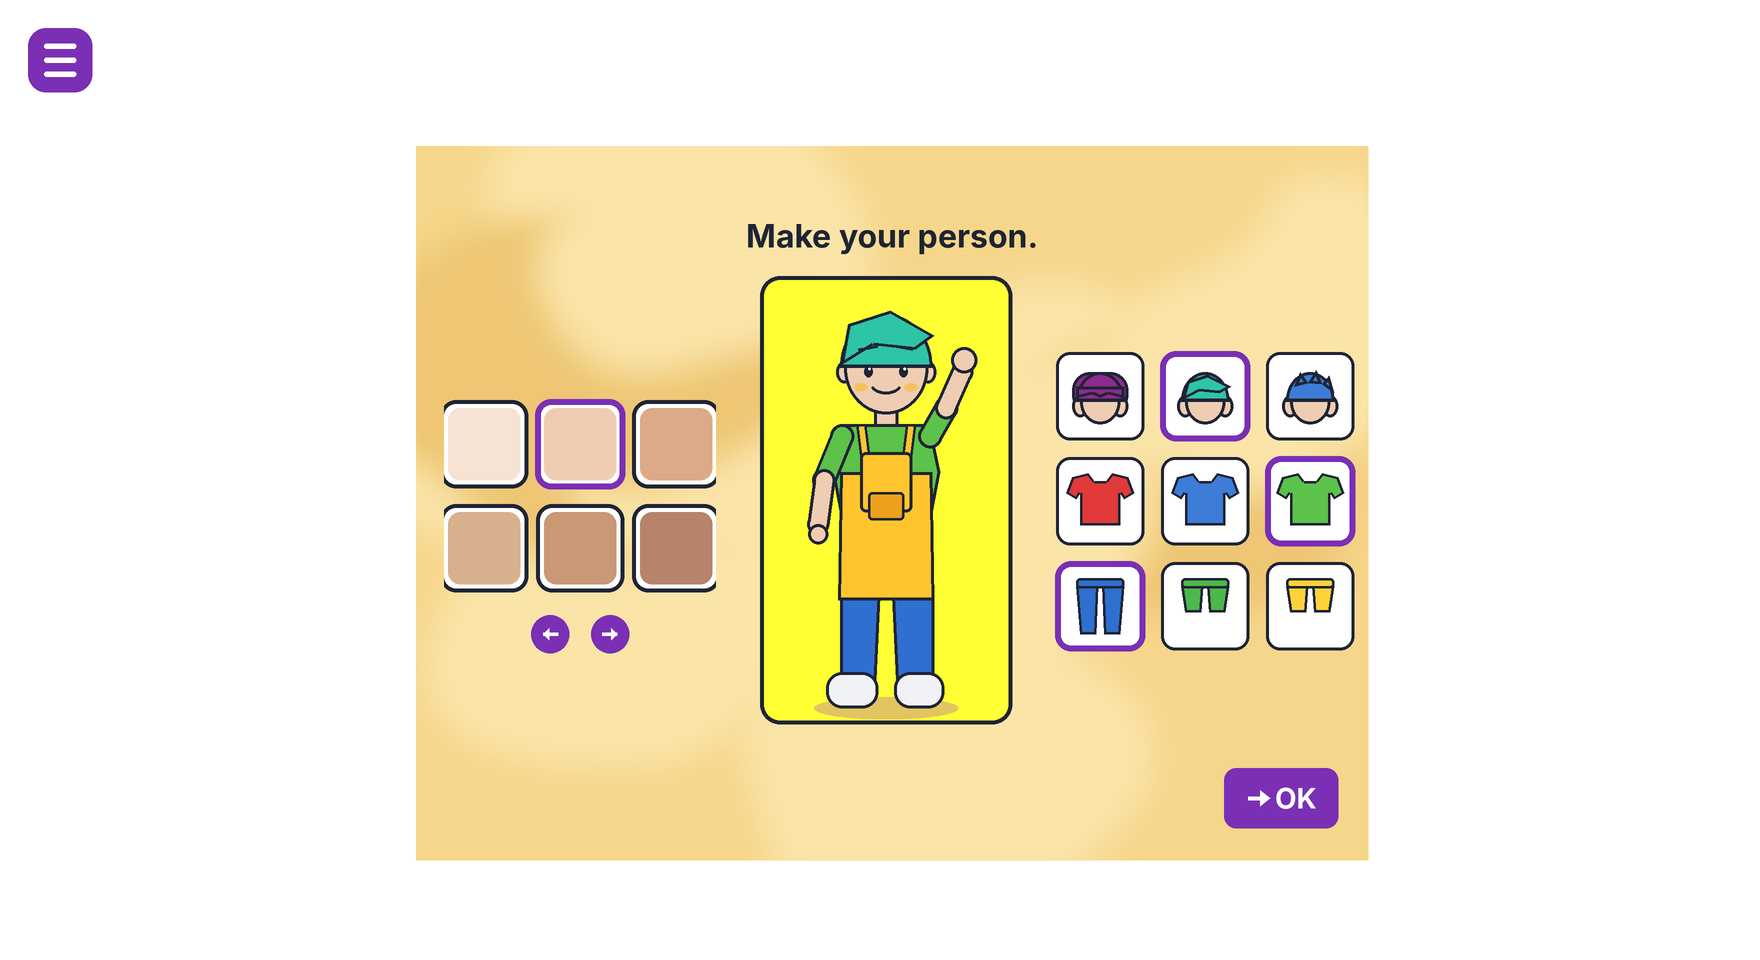

This figure's Python source:
"""Procedurally draws a character-creator screen ("Make your person.").

Everything is generated in code: the blob background, the skin / hair /
clothing palettes, the cartoon figure and the option icons. Without
--seed the reference look is used; with --seed the background and the
figure's appearance are randomised from that seed.

    python3 character_creator.py
    python3 character_creator.py --seed 42 --out variant.png
"""
import argparse
import math
import os
import random
from functools import lru_cache

from PIL import Image, ImageChops, ImageDraw, ImageFilter, ImageFont

BASE_W, BASE_H = 880, 480  # layout units of the reference screen
K = 4                      # supersampling factor for smooth edges
DEFAULT_SEED = 7

INK = (30, 36, 52)
WHITE = (255, 255, 255)
PURPLE = (122, 47, 181)
PANEL = (246, 214, 138)
PANEL_LIGHT = (250, 228, 168)
PANEL_DARK = (238, 198, 116)
CARD_YELLOW = (255, 255, 52)
SHOE = (240, 242, 246)
OVERALL = (255, 196, 46)
OVERALL_DARK = (236, 160, 28)

SKIN_TONES = [
    (246, 227, 211), (239, 205, 178), (221, 170, 135),
    (217, 176, 142), (201, 152, 116), (181, 132, 106),
]
HAIR_OPTIONS = [  # (colour, style)
    ((142, 42, 143), "bob"),
    ((46, 196, 166), "swoop"),
    ((61, 125, 216), "short"),
]
SHIRTS = [(226, 58, 58), (61, 125, 216), (92, 194, 74)]
BOTTOMS = [  # (length, colour)
    ("long", (47, 111, 208)),
    ("short", (76, 184, 76)),
    ("short", (255, 210, 58)),
]

DEFAULT_LOOK = {"skin": 1, "hair": 1, "shirt": 2, "bottom": 0}

FONT_CANDIDATES = [
    "/usr/share/fonts/opentype/inter/Inter-Bold.otf",
    "/usr/share/fonts/truetype/dejavu/DejaVuSans-Bold.ttf",
]


@lru_cache(maxsize=None)
def load_font(size):
    for path in FONT_CANDIDATES:
        try:
            return ImageFont.truetype(path, size)
        except OSError:
            continue
    return ImageFont.load_default(size)


class Canvas:
    """Drawing helpers that take layout units and render at K times the size."""

    def __init__(self, w, h, bg):
        self.img = Image.new("RGBA", (w * K, h * K), bg)
        self.d = ImageDraw.Draw(self.img, "RGBA")

    def _p(self, pts):
        return [(x * K, y * K) for x, y in pts]

    def poly(self, pts, fill, outline=None, width=1.5):
        self.d.polygon(self._p(pts), fill=fill, outline=outline,
                       width=round(width * K))

    def box(self, x0, y0, x1, y1, fill, outline=None, width=1.5, radius=0):
        self.d.rounded_rectangle([x0 * K, y0 * K, x1 * K, y1 * K],
                                 radius=radius * K, fill=fill,
                                 outline=outline, width=round(width * K))

    def ellipse(self, cx, cy, rx, ry, fill, outline=None, width=1.5):
        self.d.ellipse([(cx - rx) * K, (cy - ry) * K, (cx + rx) * K, (cy + ry) * K],
                       fill=fill, outline=outline, width=round(width * K))

    def pie(self, cx, cy, rx, ry, start, end, fill, outline=None, width=1.5):
        self.d.pieslice([(cx - rx) * K, (cy - ry) * K, (cx + rx) * K, (cy + ry) * K],
                        start, end, fill=fill, outline=outline,
                        width=round(width * K))

    def line(self, pts, fill, width):
        self.d.line(self._p(pts), fill=fill, width=round(width * K), joint="curve")

    def arc(self, cx, cy, rx, ry, start, end, fill, width):
        self.d.arc([(cx - rx) * K, (cy - ry) * K, (cx + rx) * K, (cy + ry) * K],
                   start, end, fill=fill, width=round(width * K))

    def text(self, x, y, s, size, fill):
        self.d.text((x * K, y * K), s, font=load_font(round(size * K)),
                    fill=fill, anchor="mm")

    def soft_blob(self, pts, color, blur):
        """Blurred filled shape. The layer keeps the blob colour at zero alpha
        so blurring does not pull dark fringes into the edge."""
        layer = Image.new("RGBA", self.img.size, color + (0,))
        ImageDraw.Draw(layer).polygon(self._p(pts), fill=color + (255,))
        self.img.alpha_composite(layer.filter(ImageFilter.GaussianBlur(blur * K)))

    def clipped(self, rect, paint):
        """Run paint() on a transparent layer and keep only pixels inside rect."""
        target, draw = self.img, self.d
        self.img = Image.new("RGBA", target.size, (0, 0, 0, 0))
        self.d = ImageDraw.Draw(self.img, "RGBA")
        paint()
        mask = Image.new("L", target.size, 0)
        x0, y0, x1, y1 = rect
        ImageDraw.Draw(mask).rectangle([x0 * K, y0 * K, x1 * K - 1, y1 * K - 1], fill=255)
        self.img.putalpha(ImageChops.multiply(self.img.getchannel("A"), mask))
        target.alpha_composite(self.img)
        self.img, self.d = target, draw


def blob_outline(rng, cx, cy, r):
    """Organic blob: a circle wobbled by a few random sine waves."""
    phases = [rng.uniform(0, math.tau) for _ in range(3)]
    aspect = rng.uniform(0.7, 1.0)
    pts = []
    for i in range(96):
        t = math.tau * i / 96
        wobble = (1 + 0.10 * math.sin(2 * t + phases[0])
                  + 0.06 * math.sin(3 * t + phases[1])
                  + 0.04 * math.sin(5 * t + phases[2]))
        pts.append((cx + r * wobble * math.cos(t), cy + r * aspect * wobble * math.sin(t)))
    return pts


def draw_background(c, rng, rect):
    c.box(*rect, PANEL, radius=0)

    def blobs():
        x0, y0, x1, y1 = rect
        for _ in range(16):
            cx = rng.uniform(x0, x1)
            cy = rng.uniform(y0, y1)
            r = rng.uniform(35, 105)
            color = rng.choice([PANEL_LIGHT, PANEL_DARK, PANEL_LIGHT])
            c.soft_blob(blob_outline(rng, cx, cy, r), color, blur=8)

    c.clipped(rect, blobs)


def draw_capsule(c, p0, p1, w, fill):
    """Thick line with round ends and an ink outline."""
    for color, width in ((INK, w + 3), (fill, w)):
        c.line([p0, p1], color, width)
        for x, y in (p0, p1):
            c.ellipse(x, y, width / 2, width / 2, color)


def draw_hair_back(c, hx, hy, rx, ry, color, style):
    if style == "bob":
        c.box(hx - rx - 4, hy - ry - 4, hx + rx + 4, hy + ry * 0.5, color, INK, 1.5,
              radius=rx * 0.9)


def draw_hair_front(c, hx, hy, rx, ry, color, style):
    c.pie(hx, hy - 1, rx + 2, ry + 3, 180, 360, color, INK, 1.5)
    if style == "bob":
        c.poly([(hx - rx - 2, hy - 2), (hx - rx - 2, hy - ry * 0.7),
                (hx + rx + 2, hy - ry * 0.7), (hx + rx + 2, hy - 2),
                (hx + rx * 0.4, hy - ry * 0.35), (hx, hy - ry * 0.2),
                (hx - rx * 0.4, hy - ry * 0.35)], color, INK, 1.5)
    elif style == "swoop":
        c.poly([(hx - rx - 2, hy), (hx - rx * 0.9, hy - ry * 0.95),
                (hx + rx * 0.1, hy - ry * 1.25), (hx + rx + 3, hy - ry * 0.7),
                (hx + rx * 0.7, hy - ry * 0.4), (hx - rx * 0.3, hy - ry * 0.5),
                (hx - rx - 2, hy - ry * 0.05)], color, INK, 1.5)
    else:
        for pts in (
            [(hx - rx * 0.8, hy - ry * 0.7), (hx - rx * 0.5, hy - ry * 1.35),
             (hx - rx * 0.1, hy - ry * 0.85)],
            [(hx - rx * 0.1, hy - ry * 0.85), (hx + rx * 0.3, hy - ry * 1.45),
             (hx + rx * 0.6, hy - ry * 0.8)],
            [(hx + rx * 0.6, hy - ry * 0.8), (hx + rx * 0.95, hy - ry * 1.2),
             (hx + rx + 2, hy - ry * 0.4)],
        ):
            c.poly(pts, color, INK, 1.5)


def draw_head(c, hx, hy, rx, ry, skin, hair, style, face=True):
    draw_hair_back(c, hx, hy, rx, ry, hair, style)
    for side in (-1, 1):
        c.ellipse(hx + side * rx, hy + 2, 4, 5.5, skin, INK, 1.4)
    c.ellipse(hx, hy, rx, ry, skin, INK, 1.6)
    draw_hair_front(c, hx, hy, rx, ry, hair, style)
    if not face:
        return
    u = rx / 21
    for side in (-1, 1):
        ex = hx + side * rx * 0.42
        c.ellipse(ex, hy + ry * 0.08, 2.1 * u, 2.8 * u, INK)
        c.ellipse(ex + 0.6 * u, hy + ry * 0.02, 0.7 * u, 0.7 * u, WHITE)
        c.line([(hx + side * rx * 0.65, hy - ry * 0.4),
                (hx + side * rx * 0.2, hy - ry * 0.47)], INK, 1.4 * u)
        c.ellipse(hx + side * rx * 0.6, hy + ry * 0.42, 3.2 * u, 2 * u,
                  (240, 140, 130, 140))
    c.arc(hx, hy + ry * 0.35, rx * 0.38, ry * 0.22, 20, 160, INK, 1.6 * u)


def draw_figure(c, look, cx=443.0):
    skin = SKIN_TONES[look["skin"]]
    hair, hair_style = HAIR_OPTIONS[look["hair"]]
    shirt = SHIRTS[look["shirt"]]
    leg_kind, leg_color = BOTTOMS[look["bottom"]]
    hx, hy, rx, ry = cx, 184, 21, 23

    c.ellipse(cx, 354, 36, 5.5, (226, 196, 96))
    draw_hair_back(c, hx, hy, rx, ry, hair, hair_style)

    if leg_kind == "short":
        for x0, x1 in ((cx - 22, cx - 4), (cx + 3, cx + 24)):
            c.poly([(x0, 306), (x1, 306), (x1 - 1, 340), (x0 + 2, 340)], skin, INK, 1.5)
        leg_end = 318
    else:
        leg_end = 340
    c.poly([(cx - 23, 298), (cx - 3, 298), (cx - 5, leg_end), (cx - 23, leg_end)],
           leg_color, INK, 1.5)
    c.poly([(cx + 3, 298), (cx + 24, 298), (cx + 24, leg_end), (cx + 5, leg_end)],
           leg_color, INK, 1.5)

    c.box(cx - 30, 336, cx - 4, 354, SHOE, INK, 1.5, radius=8)
    c.box(cx + 4, 336, cx + 29, 354, SHOE, INK, 1.5, radius=8)

    c.box(cx - 6, 200, cx + 6, 216, skin, INK, 1.4, radius=3)
    c.poly([(cx - 22, 212), (cx + 22, 212), (cx + 27, 236), (cx + 22, 262),
            (cx - 22, 262), (cx - 27, 236)], shirt, INK, 1.5)

    c.poly([(cx - 23, 236), (cx + 23, 236), (cx + 24, 300), (cx - 24, 300)],
           OVERALL, INK, 1.5)
    for side in (-1, 1):
        c.poly([(cx + side * 15, 212), (cx + side * 10, 212),
                (cx + side * 8, 228), (cx + side * 13, 228)], OVERALL, INK, 1.2)
    c.box(cx - 13, 226, cx + 13, 256, OVERALL, INK, 1.4, radius=3)
    c.box(cx - 9, 246, cx + 9, 260, OVERALL_DARK, INK, 1.2, radius=2)

    draw_capsule(c, (cx - 22, 218), (cx - 31, 240), 9, shirt)
    draw_capsule(c, (cx - 31, 240), (cx - 34, 262), 8, skin)
    c.ellipse(cx - 34, 267, 5, 5, skin, INK, 1.4)

    draw_capsule(c, (cx + 22, 218), (cx + 30, 204), 9, shirt)
    draw_capsule(c, (cx + 30, 204), (cx + 38, 186), 8, skin)
    c.ellipse(cx + 39, 180, 6.5, 6.5, skin, INK, 1.4)

    draw_head(c, hx, hy, rx, ry, skin, hair, hair_style)


def option_card(c, cx, cy, selected, draw_inside):
    c.box(cx - 22, cy - 22, cx + 22, cy + 22, WHITE, INK, 1.6, radius=7)
    draw_inside(cx, cy)
    if selected:
        c.box(cx - 22.5, cy - 22.5, cx + 22.5, cy + 22.5, None, PURPLE, 3, radius=8)


def draw_hair_icon(c, cx, cy, index):
    color, style = HAIR_OPTIONS[index]
    draw_head(c, cx, cy + 3, 10, 11, SKIN_TONES[1], color, style, face=False)


def draw_shirt_icon(c, cx, cy, index):
    c.poly([(cx - 14, cy - 12), (cx - 6, cy - 14), (cx - 3, cy - 10), (cx + 3, cy - 10),
            (cx + 6, cy - 14), (cx + 14, cy - 12), (cx + 17, cy - 4), (cx + 12, cy - 1),
            (cx + 10, cy - 4), (cx + 10, cy + 12), (cx - 10, cy + 12), (cx - 10, cy - 4),
            (cx - 12, cy - 1), (cx - 17, cy - 4)], SHIRTS[index], INK, 1.3)


def draw_bottom_icon(c, cx, cy, index):
    kind, color = BOTTOMS[index]
    end = cy + 14 if kind == "long" else cy + 3
    c.box(cx - 12, cy - 14, cx + 12, cy - 9, color, INK, 1.3, radius=2)
    c.poly([(cx - 12, cy - 10), (cx - 1, cy - 10), (cx - 2, end), (cx - 10, end)],
           color, INK, 1.3)
    c.poly([(cx + 1, cy - 10), (cx + 12, cy - 10), (cx + 10, end), (cx + 2, end)],
           color, INK, 1.3)


def draw_option_grid(c, look):
    icons = [draw_hair_icon, draw_shirt_icon, draw_bottom_icon]
    selected = [look["hair"], look["shirt"], look["bottom"]]
    for row in range(3):
        for col in range(3):
            cx = 550 + 52.5 * col
            cy = 198 + 52.5 * row
            option_card(c, cx, cy, selected[row] == col,
                        lambda x, y, row=row, col=col: icons[row](c, x, y, col))


def draw_skin_grid(c, look):
    def paint():
        for index, color in enumerate(SKIN_TONES):
            cx = 242 + 48 * (index % 3)
            cy = 222 + 52 * (index // 3)
            c.box(cx - 22, cy - 22, cx + 22, cy + 22, WHITE, INK, 2, radius=8)
            c.box(cx - 18, cy - 18, cx + 18, cy + 18, color, None, 0, radius=6)
            if index == look["skin"]:
                c.box(cx - 22.5, cy - 22.5, cx + 22.5, cy + 22.5, None, PURPLE, 3, radius=8)
    c.clipped((222, 186, 358, 310), paint)


def draw_carousel_arrows(c):
    for x, direction in ((275, -1), (305, 1)):
        c.ellipse(x, 317, 9.5, 9.5, PURPLE)
        tip = x + direction * 3.5
        c.line([(x - direction * 4, 317), (tip, 317)], WHITE, 1.8)
        c.poly([(tip - direction * 3, 314), (tip, 317), (tip - direction * 3, 320)], WHITE)


def draw_ok_button(c):
    c.box(612, 384, 669, 414, PURPLE, radius=6)
    c.line([(624, 399), (632, 399)], WHITE, 2)
    c.poly([(630, 395), (635, 399), (630, 403)], WHITE)
    c.text(648, 399, "OK", 14, WHITE)


def draw_menu_button(c):
    c.box(14, 14, 46, 46, PURPLE, radius=9)
    for y in (23, 30, 37):
        c.box(22, y - 1.3, 38, y + 1.3, WHITE, radius=1.3)


def random_look(rng):
    return {
        "skin": rng.randrange(len(SKIN_TONES)),
        "hair": rng.randrange(len(HAIR_OPTIONS)),
        "shirt": rng.randrange(len(SHIRTS)),
        "bottom": rng.randrange(len(BOTTOMS)),
    }


def render(seed=None):
    rng = random.Random(DEFAULT_SEED if seed is None else seed)
    look = dict(DEFAULT_LOOK) if seed is None else random_look(rng)

    c = Canvas(BASE_W, BASE_H, WHITE)

    draw_background(c, rng, (208, 73, 684, 430))
    draw_menu_button(c)

    c.text(446, 118, "Make your person.", 16, INK)

    c.box(380, 138, 506, 362, CARD_YELLOW, INK, 2, radius=10)
    c.clipped((380, 138, 506, 362), lambda: draw_figure(c, look))

    draw_skin_grid(c, look)
    draw_carousel_arrows(c)
    draw_option_grid(c, look)
    draw_ok_button(c)

    image = c.img.resize((BASE_W * 2, BASE_H * 2), Image.LANCZOS)
    return image.convert("RGB")


def main():
    here = os.path.dirname(os.path.abspath(__file__))
    parser = argparse.ArgumentParser(description=__doc__,
                                     formatter_class=argparse.RawDescriptionHelpFormatter)
    parser.add_argument("--seed", type=int, default=None,
                        help="randomise the background and the figure from this seed")
    parser.add_argument("--out", default=os.path.join(here, "character_creator.png"))
    args = parser.parse_args()

    render(args.seed).save(args.out)
    print(args.out)


if __name__ == "__main__":
    main()
